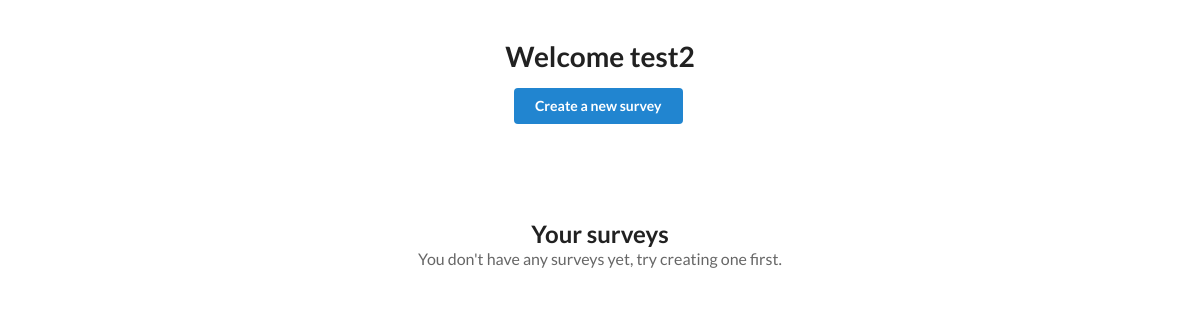
The app's page /surveys/ (signed in), older data.
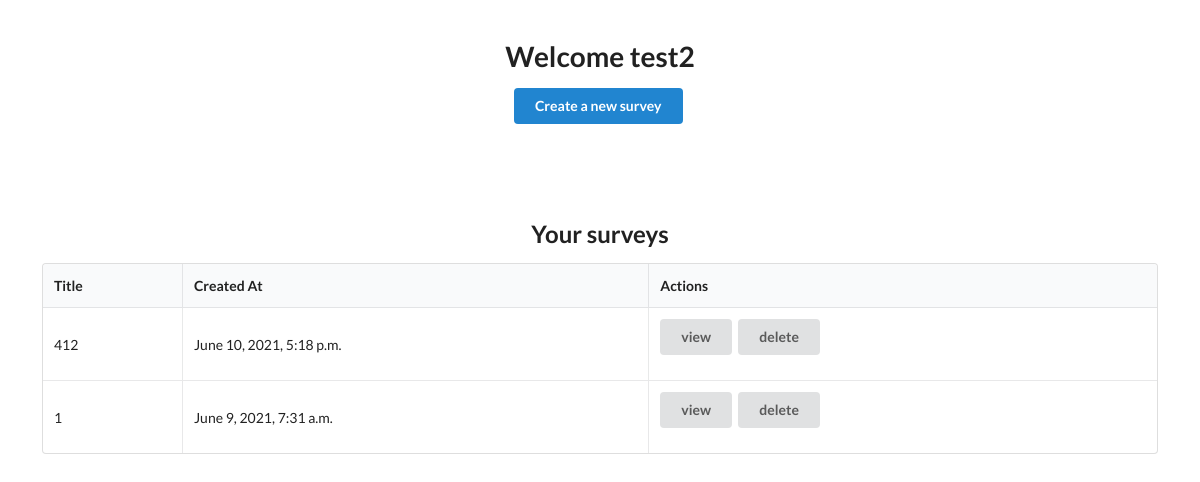
The same page, newer data.
### survey/models.py (models this page shows)
class Survey(models.Model):
    title = models.CharField(max_length=64)
    is_active = models.BooleanField(default=False)
    creator = models.ForeignKey(User, on_delete=models.CASCADE)
    created_at = models.DateTimeField(default=timezone.now)

### survey/views/survey.py (the view)
# urls.py: path("surveys/", views.survey.survey_list, name="survey-list"),
@login_required
def survey_list(request):
    surveys = Survey.objects.filter(creator=request.user).order_by("-created_at").all()
    return render(request, "survey/list.html", {"surveys": surveys})

### survey/templates/survey/list.html (shortened to what this page needs)
{% extends "_base.html" %}
{% block content %}
<div class="ui center aligned basic very padded segment">
    <h1 class="ui header">Welcome {{ request.user.username }}</h1>
    <a href="{% url 'survey-create' %}">
        <div class="ui primary button">Create a new survey</div>
    </a>
</div>
<div class="ui center aligned basic very padded segment">
    {% if surveys %}
    <h2 class="ui header">Your surveys</h2>
    <table class="ui celled table">
        <thead>
            <tr>
                <th>Title</th>
                <th>Created At</th>
                <th>Actions</th>
            </tr>
        </thead>
        <tbody>
            {% for survey in surveys %}
            <tr>
                <td>{{ survey.title }}</td>
                <td>{{ survey.created_at }}</td>
                <td>
                    {% if survey.is_active %}
                    <a href="{% url 'survey-detail' survey.pk %}">
                        <div class="ui button">view</div>
                    </a>
                    {% else %}
                    <a href="{% url 'survey-edit' survey.pk %}">
                        <div class="ui button">edit</div>
                    </a>
                    {% endif %}
                    <form method="post" action="{% url 'survey-delete' survey.pk %}" style="display: inline-block;">
                        <button class=" ui button">delete</button>
                    </form>
                </td>
            </tr>
            {% endfor %}
        </tbody>
    </table>
    {% else %}
    <h2 class="ui header">Your surveys
        <div class="sub header">You don't have any surveys yet, try creating one first.</div>
    </h2>
    {% endif %}
</div>
{% endblock %}

### survey/templates/_base.html (shortened to what this page needs)
<html>
<head>
    <link rel="stylesheet" type="text/css"
        href="https://cdnjs.cloudflare.com/ajax/libs/semantic-ui/2.4.1/semantic.min.css">
</head>
<body>
    {% block content %}{% endblock %}
</body>
</html>

Row changes from the older to the newer data that the page shows:
added Survey: title "412", created_at "June 10, 2021, 5:18 p.m.", is_active "view"
added Survey: title "1", created_at "June 9, 2021, 7:31 a.m.", is_active "view"
Text that changed along with them:
text no longer shown: "You don't have any surveys yet, try creating one first."
text now shown: "Title Created At Actions"
